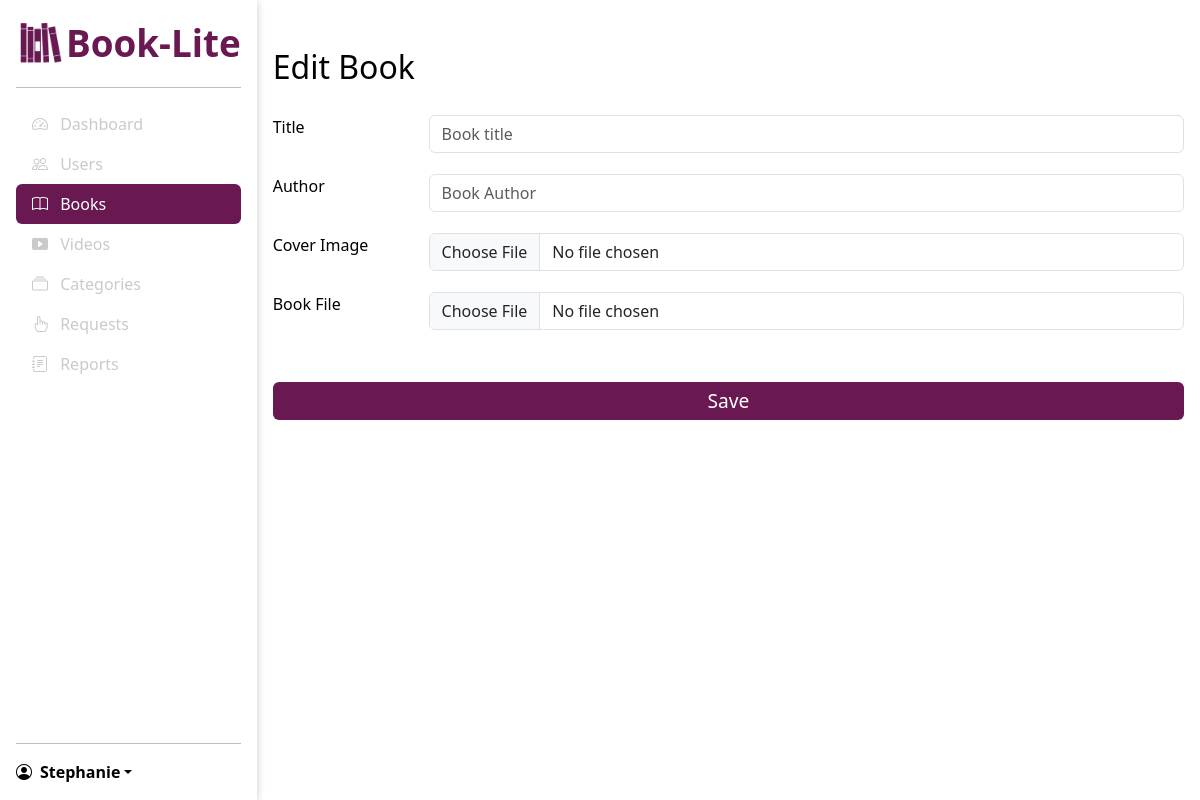
/admin/books/1683807285489693/edit (signed in), run on an earlier commit of the app's database.
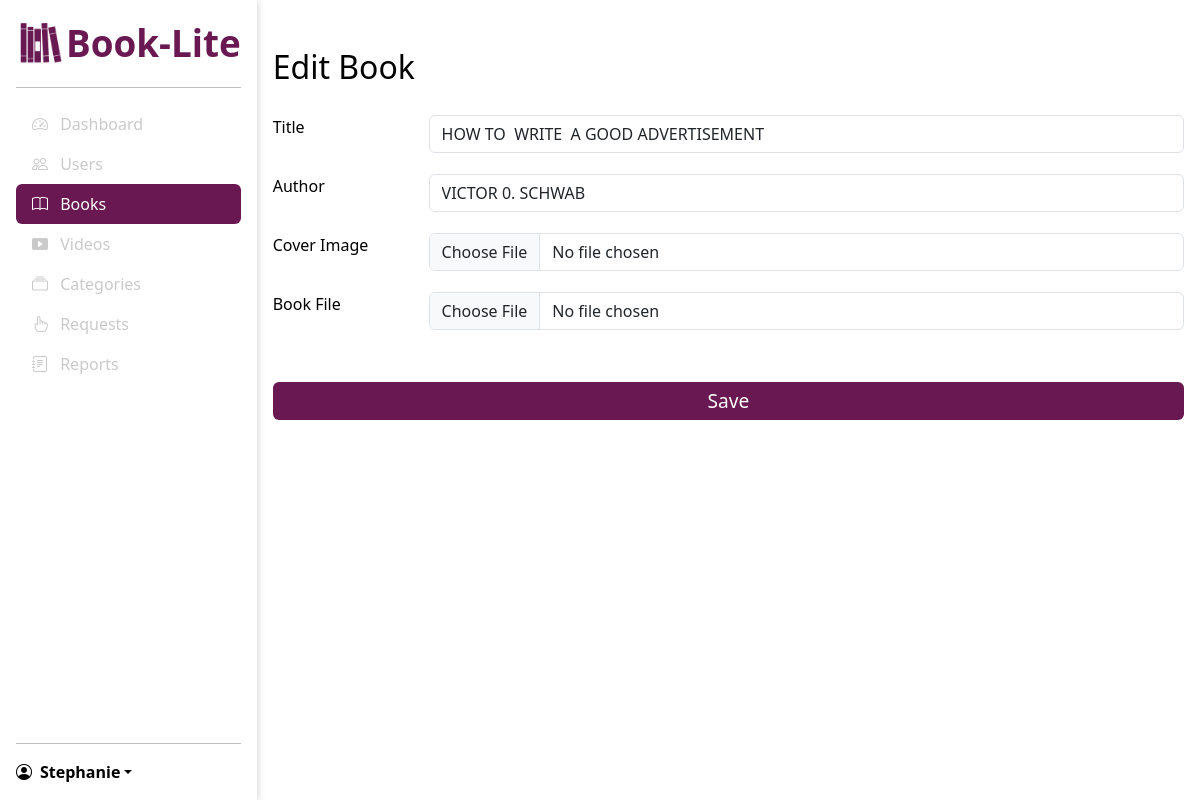
And on a later commit of the database.
### models/models.py (models this page shows)
class Book(db.Model):
    id = db.Column(db.String, primary_key=True)
    title = db.Column(db.String(100), nullable=False)
    author = db.Column(db.String(100), nullable=False)
    description = db.Column(db.Text, nullable=False)
    cover_path = db.Column(db.String(100), nullable=False)
    file_path = db.Column(db.String(100), nullable=False)
    category_id = db.Column(db.String, db.ForeignKey('category.id'), nullable=False)
    rentals = db.relationship('Rental', backref='book', lazy=True)

### routes/admin.py (the view)
@admin_bp.route("/books/<string:id>/edit", methods=["GET", "POST"])
@login_required
@isAdmin
def edit_book(id):
    book = Book.query.get(id)
    all_categories = Category.query.all()
    if request.method == "POST":
        form = request.form
        if form.get("title"):
            book.title = form["title"]
        if form.get("description"):
            book.description = form["description"]
        if form.get("author"):
            book.author = form["author"]
        if form.get("category"):
            book.category_id = form["category_id"]
        if request.files["cover"].filename != "":
            cover_filename = f"cover_{book.id}.jpg"
            cover_path = os.path.join(
                current_app.root_path, "static/images/covers", cover_filename
            )
            request.files["cover"].save(cover_path)
            book.cover_path = cover_filename
        if request.files["file"].filename != "":
            file_filename = f"book_{book.id}.pdf"
            file_path = os.path.join(
                current_app.root_path, "static/books", file_filename
            )
            request.files["file"].save(file_path)
            book.file_path = file_filename
        db.session.commit()
        flash("Book updated successfully!", "success")
        return redirect(url_for("admin.books"))
    else:
        return render_template(
            "admin/edit_book.html",
            book=book,
            b_active="active",
            all_categories=all_categories,
        )

### main.py (called while the page is built)
@login_manager.user_loader
def load_user(user_id):
    return User.query.get(user_id)

@app.context_processor
def inject_global_vars():
    return dict(user=current_user)

### routes/admin.py (called while the page is built)
def isAdmin(f):
    @wraps(f)
    def decorated_function(*args, **kwargs):
        if not current_user.is_admin:
            logout_user(current_user)
            return redirect(url_for("auth.login"))
        return f(*args, **kwargs)
    return decorated_function

### templates/admin/edit_book.html (shortened to what this page needs)
{% extends "/admin/base_admin.html" %} {%block title %}Edit Book{% endblock %}
{% block main %}
<form method="post" enctype="multipart/form-data">
  <h2>Edit Book</h2>
  <div class="form-group row">
    <label for="title" class="col-sm-2">Title</label>
    <div class="col-sm-10">
      <input
        class="form-control col-sm-10"
        type="text"
        name="title"
        id="title"
        placeholder="Book title"
        value="{{book.title}}"
      />
    </div>
  </div>
  <div class="form-group row">
    <label for="author" class="col-sm-2">Author</label>
    <div class="col-sm-10">
      <input
        class="form-control"
        type="text"
        name="author"
        id="author"
        placeholder="Book Author"
        value="{{book.author}}"
      />
    </div>
  </div>
  <div class="form-group row">
    <label for="cover-img" class="col-sm-2">Cover Image</label>
    <div class="col-sm-10">
      <input class="form-control" type="file" name="cover"   accept=".jpg, .png" alt=""/>
    </div>
  </div>
  <div class="form-group row">
    <label for="book-pdf" class="col-sm-2">Book File</label>
    <div class="col-sm-10">
      <input class="form-control" name="file" type="file" accept="application/pdf" alt="" />
    </div>
  </div>
  <button type="submit" class="btn auth-btn">Save</button>
</form>
 {% endblock %}

What changed in the data, as far as the page shows it:
added Book: title "HOW TO WRITE A GOOD ADVERTISEMENT", author "VICTOR 0. SCHWAB"
